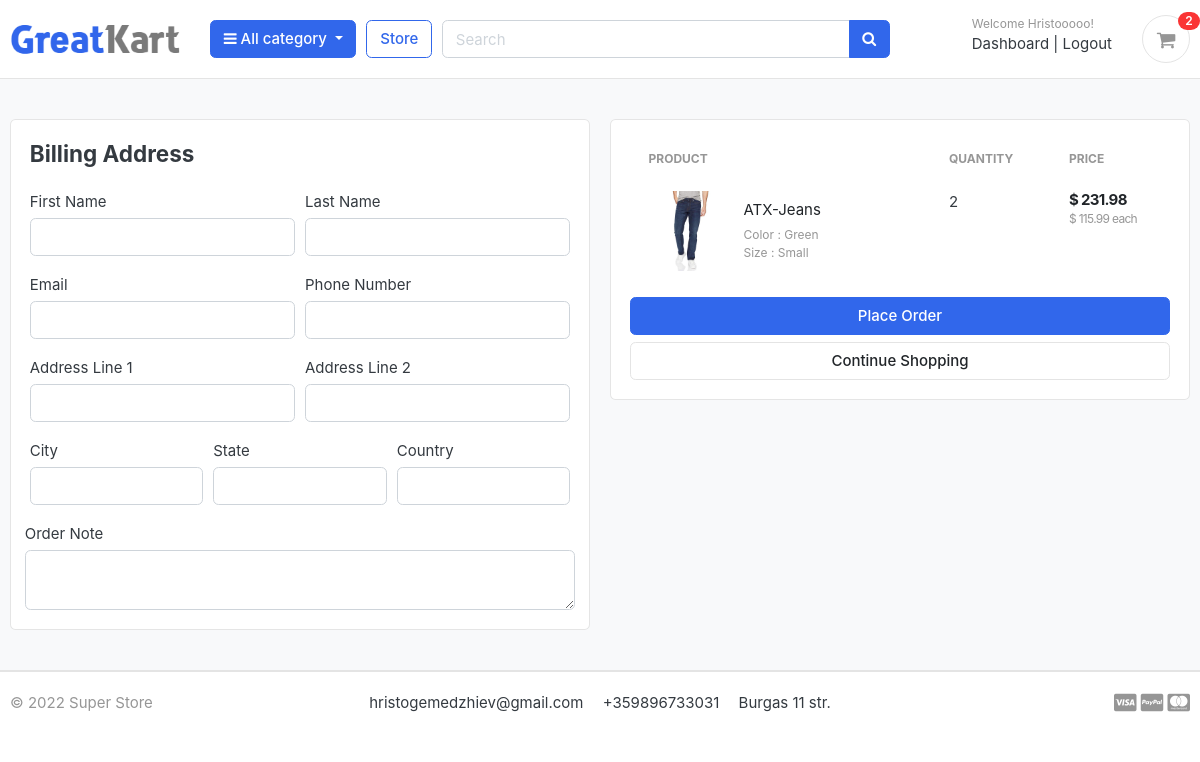
The app's page /cart/checkout/ (signed in), older data.
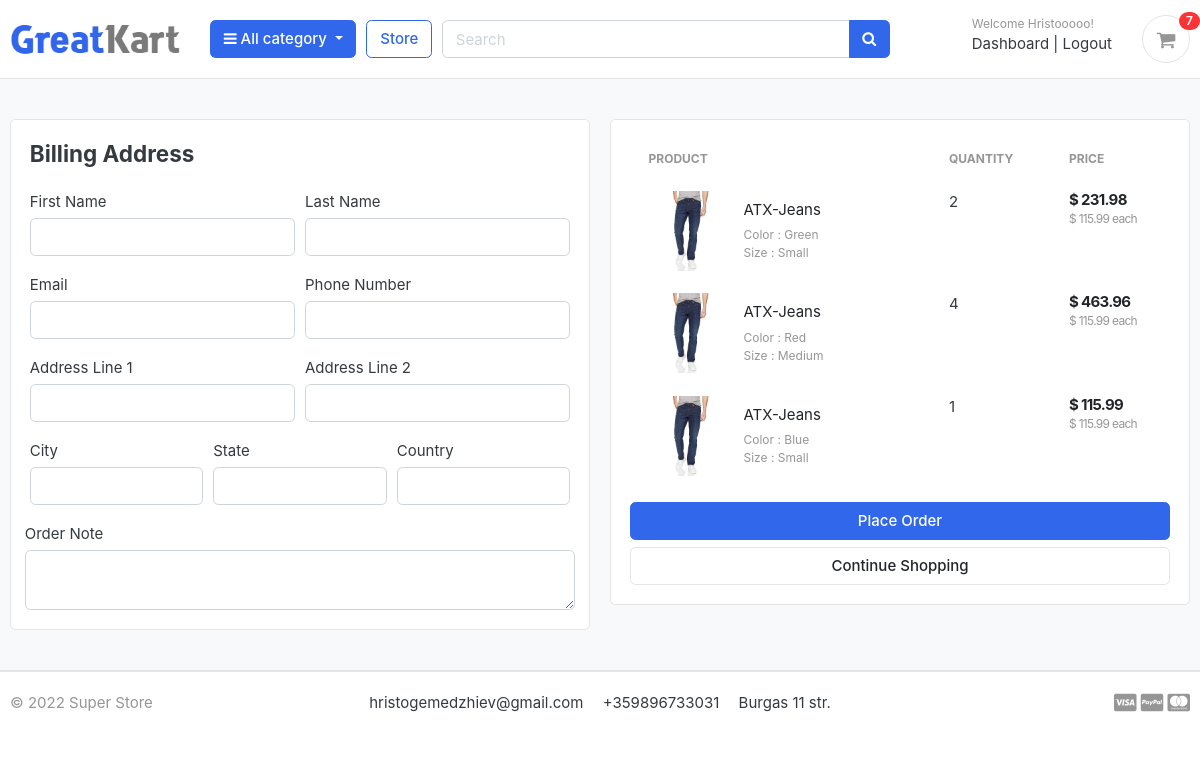
The same page, newer data.
### carts/models.py (models this page shows, shortened)
class Cart_item(models.Model):
    user = models.ForeignKey(Account, on_delete=models.CASCADE, null=True)
    product = models.ForeignKey(Product, on_delete=models.CASCADE)
    variations = models.ManyToManyField(Variations, blank=True)
    cart = models.ForeignKey(Cart, on_delete=models.CASCADE, null=True)
    quantity = models.IntegerField()
    is_active = models.BooleanField(default=True)
    def sub_total(self):
        return self.product.price * self.quantity

### store/models.py (models this page shows, shortened)
class Product(models.Model):
    product_name        = models.CharField(max_length=200, unique=True)
    slug                = models.SlugField(max_length=200, unique=True)
    category            = models.ForeignKey(Category, on_delete=models.CASCADE)
    description         = models.TextField(max_length=500, blank=True)
    price               = models.DecimalField(decimal_places=2, max_digits=10)
    images              = models.ImageField(upload_to='photos/products')
    stock               = models.IntegerField()
    is_available        = models.BooleanField(default=True)
    created             = models.DateTimeField(auto_now_add=True)
    modified            = models.DateTimeField(auto_now=True)

class Variations(models.Model):
    product             = models.ForeignKey(Product, on_delete=models.CASCADE)
    variation_category  = models.CharField(max_length=100, choices=variation_category_choice)
    variation_value     = models.CharField(max_length=100)
    is_active           = models.BooleanField(default=True)
    created             = models.DateTimeField(auto_now=True)
    objects             = VariationManager()
    class Meta:
        verbose_name_plural = 'Variations'

### carts/views.py (the view)
# urls.py: path('checkout/', views.checkout, name='checkout')
@login_required(login_url='accounts:login')
def checkout(request, total=0, quantity=0, cart_item=None):
    context = {}
    try:
        if request.user.is_authenticated:
            cart_items = Cart_item.objects.filter(user=request.user)
        else:
            cart = Cart.objects.get(cart_id=_cart_id(request))
            cart_items = Cart_item.objects.filter(cart=cart, is_active=True)
        for cart_item in cart_items:
            total += round((cart_item.product.price * cart_item.quantity), 2)
            quantity += cart_item.quantity
        tax = round(((2 * total) / 100), 2)
        grand_total = round(total + tax, 2)
        context = {
            'total': total,
            'quantity': quantity,
            'tax': tax,
            'cart_items': cart_items,
            'grand_total': grand_total,
        }
    except:
        context = {'cart_items': False}
    return render(request, 'store/checkout.html', context)

### carts/context_processors.py (called while the page is built)
def counter(request):
    cart_count = 0
    if 'admin' in request.path:
        return {}
    else:
        try:
            cart = Cart.objects.filter(cart_id=_cart_id(request))
            if request.user.is_authenticated:
                cart_items = Cart_item.objects.filter(user=request.user)
            else:
                cart_items = Cart_item.objects.filter(cart=cart[:1])
            for cart_item in cart_items:
                cart_count += cart_item.quantity
        except Cart.DoesNotExist:
            cart_count = 0
    return dict(cart_count=cart_count)

### carts/views.py (called while the page is built)
def _cart_id(request):
    cart_session = request.session.session_key
    if not cart_session:
        cart_session = request.session.create()
    return cart_session

### category/context_processors.py (called while the page is built)
def menu_links(request):
    links = Category.objects.all()
    return dict(links=links)

### templates/store/checkout.html (shortened to what this page needs)
{% extends 'base.html' %}
{% load static %}
{% block content %}
<section class="section-content padding-y bg">
<div class="container">
<div class="row">
	<aside class="col-lg-6">
<div class="card">
  <div class="card-body">
    <h4 class="card-title mb-4">Billing Address</h4>
    <form action="{% url 'orders:place_order' %}" method="POST">
      <div class="form-row">
        <div class="col form-group">
          <label for="">First Name</label>
          <input type="text" name="first_name" class="form-control" required>
        </div>
        <div class="col form-group">
          <label for="">Last Name</label>
          <input type="text" name="last_name" class="form-control" required>
        </div>
      </div>
      <div class="form-row">
        <div class="col form-group">
          <label for="">Email</label>
          <input type="email" name="email" class="form-control" required>
        </div>
        <div class="col form-group">
          <label for="">Phone Number</label>
          <input type="text" name="phone" class="form-control" required>
        </div>
      </div>
      <div class="form-row">
        <div class="col form-group">
          <label for="">Address Line 1</label>
          <input type="text" name="address_line_1" class="form-control" required>
        </div>
        <div class="col form-group">
          <label for="">Address Line 2</label>
          <input type="text" name="address_line_2" class="form-control">
        </div>
      </div>
      <div class="form-row">
        <div class="col form-group">
          <label for="">City</label>
          <input type="text" name="city" class="form-control" required>
        </div>
        <div class="col form-group">
          <label for="">State</label>
          <input type="text" name="state" class="form-control" required>
        </div>
        <div class="col form-group">
          <label for="">Country</label>
          <input type="text" name="country" class="form-control" required>
        </div>
        </div>
        <div class="form-row">
          <label for="">Order Note</label>
          <textarea name="order_note" rows="2" class="form-control"></textarea>
        </div>
  </div>
</div>
	</aside>
	<aside class="col-lg-6">
		<div class="card">
		<div class="card-body">
      <table class="table table-borderless table-shopping-cart">
      <thead class="text-muted">
      <tr class="small text-uppercase">
        <th scope="col">Product</th>
        <th scope="col" width="120">Quantity</th>
        <th scope="col" width="120">Price</th>
      </tr>
      </thead>
      <tbody>
      {% for cart_item in cart_items %}
      <tr>
      	<td>
      		<figure class="itemside align-items-center">
      			<div class="aside"><img src="{{ cart_item.product.images.url }}" class="img-sm"></div>
      			<figcaption class="info">
      				<a href="{{ cart_item.product.get_url }}" class="title text-dark">{{ cart_item.product.product_name }}</a>
      				<p class="text-muted small">
      					{% if cart_item.variations.all %}
      						{% for item in cart_item.variations.all %}
      							{{ item.variation_category | capfirst }} : {{ item.variation_value | capfirst }} <br>
      						{% endfor %}
      					{% endif %}
      				</p>
      			</figcaption>
      		</figure>
      	</td>
      	<td>
      				<label for="">{{cart_item.quantity}}</label>
      	</td>
      	<td>
      		<div class="price-wrap">
      			<var class="price">$ {{ cart_item.sub_total }}</var>
      			<small class="text-muted"> $ {{ cart_item.product.price }} each </small>
      		</div>
      	</td>
      </tr>
      {% endfor %}
      </tbody>
      </table>
      <button type="submit" name="submit" class="btn btn-primary btn-block">Place Order</button>
			<a href="{% url 'store:store' %}" class="btn btn-light btn-block">Continue Shopping</a>
		</div>
		</div>
</aside>
</div>
</div>
</section>
{% endblock %}

### templates/includes/navbar.html (shortened to what this page needs)
{% load static %}
<header class="section-header">
<section class="header-main border-bottom">
	<div class="container">
<div class="row align-items-center">
	<div class="col-lg-2 col-md-3 col-6">
		<a href="/" class="brand-wrap">
			<img class="logo" src="{% static '/images/logo.png' %}">
		</a>
	</div>
	<div class="col-lg col-sm col-md col-6 flex-grow-0">
		<div class="category-wrap dropdown d-inline-block float-right">
			<button type="button" class="btn btn-primary dropdown-toggle" data-toggle="dropdown">
				<i class="fa fa-bars"></i> All category
			</button>
		</div>
	</div>
	<a href="{% url 'store:store' %}" class="btn btn-outline-primary">Store</a>
	<div class="col-lg  col-md-6 col-sm-12 col">
		<form action="{% url 'store:search' %}" class="search" method="GET">
			<div class="input-group w-100">
			    <input name="keyword" type="text" class="form-control" style="width:60%;" placeholder="Search">
			    <div class="input-group-append">
			      <button class="btn btn-primary" type="submit">
			        <i class="fa fa-search"></i>
			      </button>
			    </div>
		    </div>
		</form>
	</div>
	<div class="col-lg-3 col-sm-6 col-8 order-2 order-lg-3">
				<div class="d-flex justify-content-end mb-3 mb-lg-0">
                    {% if user.id is None %}
                        <div class="widget-header">
                            <small class="title text-muted">Welcome guest!</small>
                            <div>
                                <a href="{% url 'accounts:login' %}">Sign in</a> <span class="dark-transp"> | </span>
                                <a href="{% url 'accounts:register' %}"> Register</a>
                            </div>
                        </div>
                    {% else %}
                        <div class="widget-header">
                            <small class="title text-muted">Welcome {{ user.first_name }}!</small>
                            <div>
                                <a href="{% url 'accounts:dashboard' %}">Dashboard</a> <span class="dark-transp"> | </span>
                                <a href="{% url 'accounts:logout' %}"> Logout</a>
                            </div>
                        </div>
                    {% endif %}
					<a href="{% url 'carts:cart' %}" class="widget-header pl-3 ml-3">
						<div class="icon icon-sm rounded-circle border"><i class="fa fa-shopping-cart"></i></div>
						<span class="badge badge-pill badge-danger notify">{{ cart_count }}</span>
					</a>
				</div>
			</div>
</div>
	</div>
</section>
</header>

Row changes from the older to the newer data that the page shows:
added Cart_item: product.images (picture), product.product_name "ATX-Jeans", quantity "4", sub_total "463.96", product.price "115.99"
now on this page (row unchanged): Variations: variation_category "Color", variation_value "Red", shown under "ATX-Jeans"
now on this page (row unchanged): Variations: variation_category "Size", variation_value "Medium", shown under "ATX-Jeans"
added Cart_item: product.images (picture), product.product_name "ATX-Jeans", quantity "1", sub_total "115.99", product.price "115.99", Variations (variation_category "Size", variation_value "Small")
now on this page (row unchanged): Variations: variation_category "Color", variation_value "Blue", shown under "ATX-Jeans"
Text that changed along with them:
{{ cart_count }}: "2" → "7"
